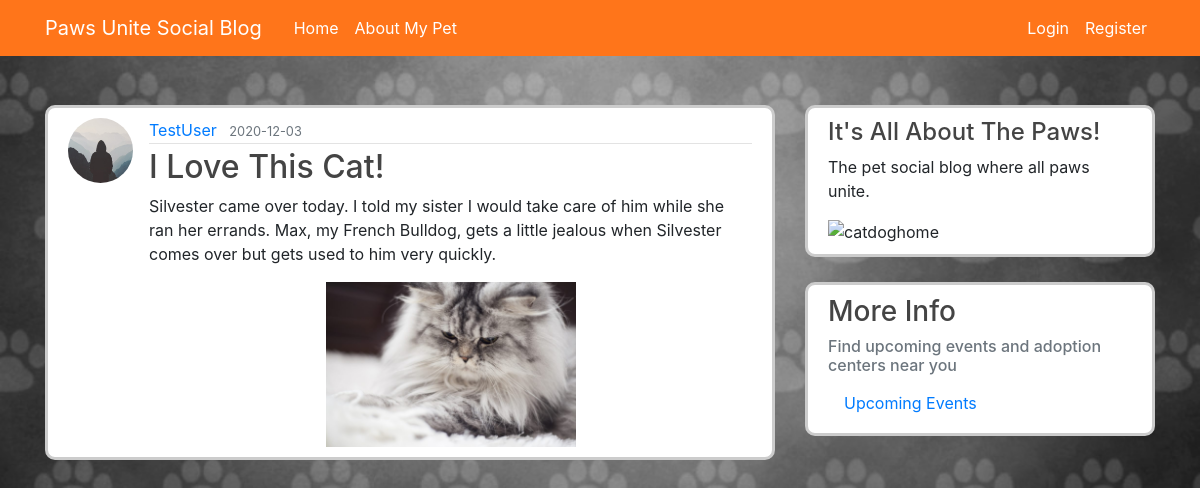
The page /post/58 on the database its author committed.
### socialblog/model.py (models this page shows, shortened)
class User(db.Model, UserMixin):
    id = db.Column(db.Integer, primary_key=True)
    username = db.Column(db.String(20), unique=True, nullable=False)
    email = db.Column(db.String(120), unique=True, nullable=False)
    image_file = db.Column(db.String(20), nullable=False,
                           default='default.jpg')
    password = db.Column(db.String(60), nullable=False)
    posts = db.relationship('Post', backref='author', lazy=True)

class Post(db.Model):
    id = db.Column(db.Integer, primary_key=True)
    title = db.Column(db.String(100), nullable=False)
    date_posted = db.Column(db.DateTime, nullable=False,
                            default=datetime.utcnow)
    content = db.Column(db.Text, nullable=False)
    image = db.Column(db.String(20), nullable=True, default='default.jpg')
    user_id = db.Column(db.Integer, db.ForeignKey('user.id'), nullable=False)

### socialblog/routes.py (the view)
@app.route("/post/<int:post_id>")
def post(post_id):
    post = Post.query.get_or_404(post_id)
    return render_template('post.html', title=post.title, post=post)

### socialblog/templates/post.html (shortened to what this page needs)
{% extends "layout.html" %}
{% block content %}
<article class="media content-section">
    <img class="rounded-circle article-img"
        src="{{ url_for('static', filename='profile_pics/' + post.author.image_file) }}">
    <div class="media-body">
        <div class="article-metadata">
            <a class="mr-2" href="#">{{ post.author.username }}</a>
            <small class="text-muted">{{ post.date_posted.strftime('%Y-%m-%d') }}</small>
        </div>
        <h2 class="article-title">{{ post.title }}</h2>
        <p class="article-content">{{ post.content }}</p>
        <img class="rounded-corners mx-auto d-block article-img2"
            src="{{ url_for('static', filename='profile_pics/' + post.image) }}" alt="cat picture">
    </div>
</article>
{% endblock content %}

### socialblog/static/main.css (style rules this page uses)
body { background-color: #ffffff; background-image: url(/static/bwpaws.jpg); background-size: cover; background-position: center; margin-top: 5rem; background-repeat: no-repeat; }
h1, h2, h3, h4, h5, h6 { color: #444444; }
.content-section { background: #ffffff; padding: 10px 20px; border: 3px solid #cccccc; border-radius: 10px; margin-top: 25px; margin-bottom: 25px; }
.article-title { color: #444444; }
.article-content { white-space: pre-line; }
.article-img { height: 65px; width: 65px; margin-right: 16px; }
.article-img2 { height: 165px; width: 250px; margin-right: 16px; }
.article-metadata { padding-bottom: 1px; margin-bottom: 4px; border-bottom: 1px solid #e3e3e3 }

### rows shown on the page
User: image_file (placeholder picture), author.username "TestUser"
Post: date_posted "2020-12-03", title "I Love This Cat!", content "Silvester came over today. I told my sister I would take care of him while she ran her errands. Max, my French Bulldog, gets a little jealous when Silvester comes over but gets used to him very quickly.", image (picture)
